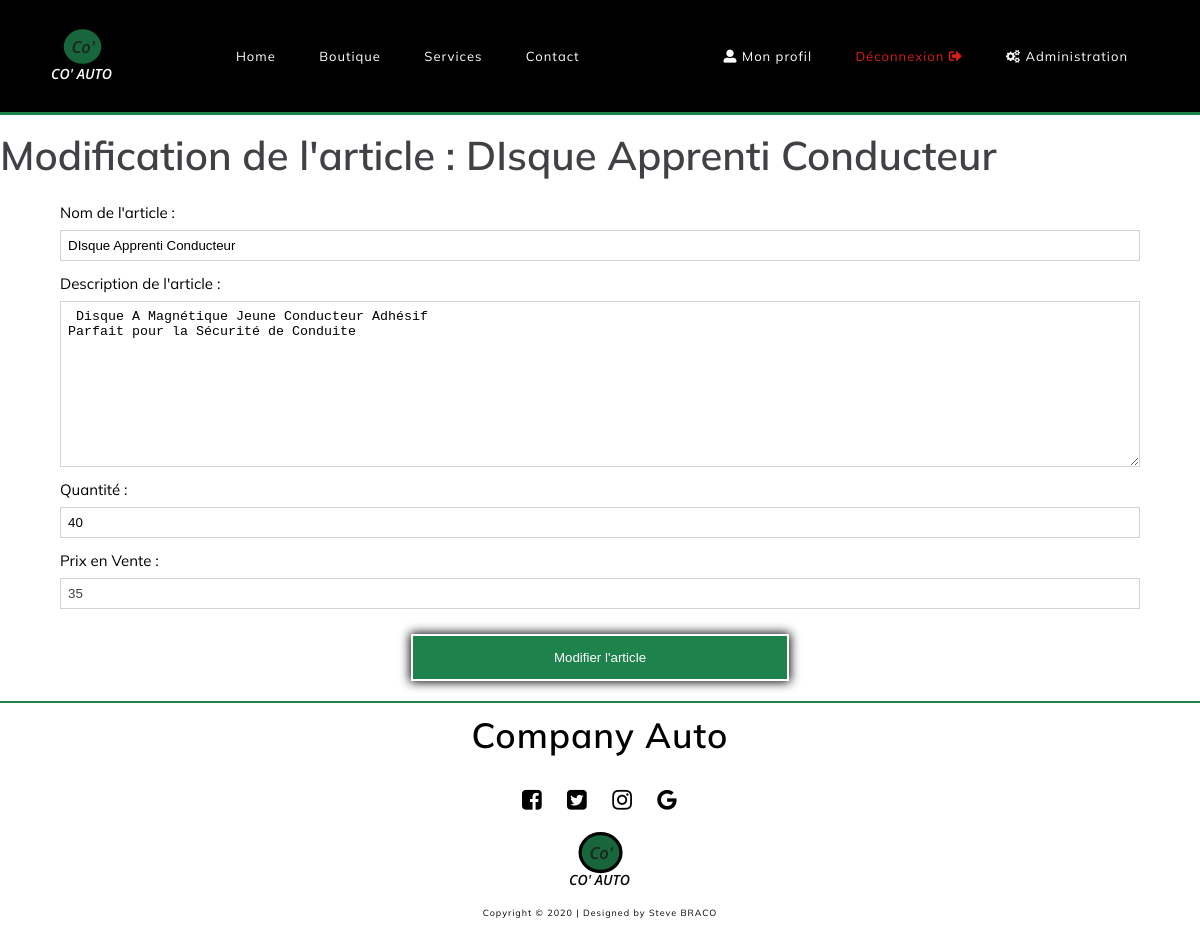
The page /admin/article/40 (signed in) on the database its author committed.
### tables this page shows
CREATE TABLE `shopping` (
  `id` int(11) NOT NULL,
  `name` varchar(255) NOT NULL,
  `picture` varchar(255) NOT NULL,
  `description` varchar(255) NOT NULL,
  `quantity` tinyint(4) NOT NULL,
  `price` double NOT NULL,
  `creationtime` timestamp NOT NULL DEFAULT CURRENT_TIMESTAMP
);

### app/libraries/Core.php (called while the page is built, shortened)
<?php
	class Core {
		protected $currentMethod = 'index';
		public function __construct(){
			$url = $this->getUrl();
			if(isset($url)){
			if(file_exists('../app/controllers/' . ucwords($url[0]). '.php')){
				unset($url[0]);
			}
		}
			$this->currentController = new $this->currentController;
			if(isset($url[1])){
				if(method_exists($this->currentController, $url[1])){
					$this->currentMethod = $url[1];
					unset($url[1]);
				}
			}
			$this->params = $url ? array_values($url) : [];
			call_user_func_array([$this->currentController, $this->currentMethod], $this->params);
		}
		public function getUrl(){
			if(isset($_GET['url'])){
				$url = rtrim($_GET['url'], '/');
				$url = filter_var($url, FILTER_SANITIZE_URL);
				$url = explode('/', $url);
				return $url;
			}
		}
	}
  ?>

### public/index.php (called while the page is built, shortened)
<?php
	$init = new Core();
 ?>

### app/libraries/Database.php (called while the page is built, shortened)
<?php
	class Database {
		private $host = DB_HOST;
		private $user = DB_USER;
		private $pass = DB_PASS;
		private $dbname = DB_NAME;
		private $charset = DB_CHAR;
		private $pdo;
		public function __construct(){
			$db = 'mysql: host='. $this->host .';dbname=' . $this->dbname . ';charset=' .$this->charset;
			$options = array(
				PDO::ATTR_PERSISTENT => true,
				PDO::ATTR_ERRMODE => PDO::ERRMODE_EXCEPTION,
				PDO::ATTR_EMULATE_PREPARES => false
			);
			try{
				$this->pdo = new PDO($db, $this->user, $this->pass, $options);
			} catch(PDOException $e){
				$this->error = $e->getMessage();
				echo $this->error;
			}
		}
		public function queryOne($sql, array $params = array())
          {
                 $query = $this->pdo->prepare($sql);
                 $query->execute($params);
                 return $query->fetch(PDO::FETCH_ASSOC);
          }
	}
 ?>

### app/models/AdminModels.php (called while the page is built, shortened)
<?php
class AdminModels
{
    public function findArticle($shopid)
    {
        $database = new Database();
        return $database->queryOne('SELECT id, name, picture, description, quantity, price FROM shopping WHERE id = ?', [$shopid]);
    }
}

### app/views/admin/article.phtml (the view, shortened to what this page needs)
<?php require APPROOT . '/views/inc/header.phtml'; ?>
<main class="max-container">
    <h2>Modification de l'article : <?= htmlspecialchars($articles['name']) ?> </h2>
    <form action="<?= URLROOT ?>/admin/article/<?= intval($articles['id']) ?>" class="flex contact" method="POST">
        <label for="name">Nom de l'article : </label>
        <input type="text" name="name" id="name" placeholder="Nom du produit" value="<?= htmlspecialchars($articles['name'])  ?>">
        <label for="description">Description de l'article : </label>
        <textarea name="description" id="description" placeholder="Description" cols="30" rows="10"> <?= htmlspecialchars($articles['description'])  ?></textarea>
        <label for="quantity">Quantité :</label>
        <input type="text" name="quantity" id="quantity" placeholder="Quantité" value="<?= htmlspecialchars($articles['quantity'])  ?>">
        <label for="price">Prix en Vente :</label>
        <input type="text" name="price" id="price" placeholder="Prix" value="<?= htmlspecialchars($articles['price'])  ?>">
        <input type="submit" name="submit" value="Modifier l'article" class="confirmationsubmit">
    </form>
</main>
<?php require APPROOT . '/views/inc/footer.phtml'; ?>

### public/css/style.css (style rules this page uses)
html,body,div,span,applet,object,iframe,h1,h2,h3,h4,h5,h6,p,blockquote,pre,a, abbr,acronym,address,big,cite,code,del,dfn,em,img,ins,kbd,q,s,samp,small,strike, strong,sub,sup,tt,var,b,u,i,center,dl,dt,dd,ol,ul,li,fieldset,form,label,legend, table,caption,tbody,tfoot,thead,tr,th,td,article,aside,canvas,details,embed,figure, figcaption,footer,header,hgroup,menu,nav,output,ruby,section,summary,time,mark,audio,video { margin: 0; padding: 0; border: 0; font-size: 100%; font: inherit; vertical-align: baseline; }
body { line-height: 1; }
html { box-sizing: border-box; font-size: 62.5%; scroll-behavior: smooth; }
*,*::before,*,::after { box-sizing: inherit; }
:root { --primary-color: rgba(30, 130, 76, 1); --secondary-color: rgba(0, 0, 0, 1); --white: rgba(255, 255, 255, 1); --grey: rgba(211, 211, 211, 1); --red: rgba(217, 30, 24, 1); --darkgrey: rgba(63, 65, 69, 1); --lightgrey: rgba(236, 240, 241, 1); --flash-success : rgba(223, 241, 216, 1); --bg-flash: rgba(69, 124, 72, 1); --opacity-black: rgba(0, 0, 0, 0.5); }
h1, header nav a, .banner h2, .bg-main section .icon-square, .banner, .banner p, form input, form textarea, a.create-register, input::placeholder,textarea::placeholder, label, .login h3, .add-login a, .register, .message-alert.sucess p, .message-alert.warning p, .message-alert li, thead tr, .nbItemsBasket, .icon-square:hover, #validate, .bg-main section p, .topnav a, .contactus table tr td a, .contactus .banner .fa,.contactus .banner .fa:hover, .icon-square-black { color: var(--white); }
.product:hover figure, #show-slide figure figcaption, .contact input:not(.confirmationsubmit), .contact textarea { background-color: var(--white); }
.social i.fa, a.prestation .fa-chevron-right, .fa-shopping-cart, body, .card, footer, .addarticle input, .addarticle textarea, .addarticle label, #totalP, #show-details, #show-slide figure figcaption, a.prestation, .contact label, .contact input:not(.confirmationsubmit), .contact textarea { color: var(--secondary-color); }
.banner, input[type="submit"], .sucess, thead tr, header nav a:hover, #show-details:hover, #show-details, a.cart, #validate, .add-login, .icon-square-green:hover { background-color: var(--primary-color); }
h2, .title-h3, .product figure .description, .product figcaption, #price { color: var(--darkgrey); }
main, .login div, #info-presta ul { margin-top: 2rem; }
body { font-family: 'Mulish', sans-serif; background: var(--white); font-size: 1.5rem; font-weight: 400; }
.flex { display: -webkit-box; display: flex; -webkit-box-orient: horizontal; -webkit-box-direction: normal; -ms-flex-direction: row; flex-direction: row; -ms-flex-wrap: wrap; flex-wrap: wrap; }
h2, h3, section.infos figure img, #show-slide figure figcaption, .product figure, .product figure img, .list-details, #price-basket, .question-reponse, iframe, table.content-table, #show-details { width: 100%; }
.max-container { max-width: 1200px; }
.formulaire, .contact, .bg-main, footer address, .max-container { margin: 0 auto; }
h2 { font-size: 4rem; margin: 2rem auto; max-width: 1200px; }
h2, h3, h4 { font-weight: 600; }
.contact { width: 90%; }
.contact label { margin: 1rem 0; }
.contact input:not(.confirmationsubmit), .contact textarea { border: var(--grey) 1px solid; }
.contact textarea::placeholder { color: var(--grey); }
form.flex { -webkit-box-orient: vertical; -webkit-box-direction: normal; -ms-flex-direction: column; flex-direction: column; }
form input, form textarea { margin-bottom: 0.5rem; padding: 0.7rem; border: none; background: rgba(63, 63, 63, 0.1); border-bottom: var(--white) solid 1px; outline: none; }
input[type="submit"] { width: 35%; margin: 2rem auto; cursor: pointer; border: none; padding: 1.4rem; border: 2px solid var(--white); }
input[type="submit"], a.create-register { -webkit-transition: background-color 1s ease-in-out; -o-transition: background-color 1s ease-in-out; transition: background-color 1s ease-in-out; -webkit-box-shadow: 0 0 10px 1px var(--secondary-color); box-shadow: 0 0 10px 1px var(--secondary-color); -webkit-appearance: none; -moz-appearance: none; appearance: none; }
input::placeholder,textarea::placeholder { letter-spacing: 0.2rem; }
label { text-align: left; }

### rows shown on the page
shopping: name "DIsque Apprenti Conducteur", description "Disque A Magnétique Jeune Conducteur Adhésif Parfait pour la Sécurité de Conduite", quantity "40", price "35"
